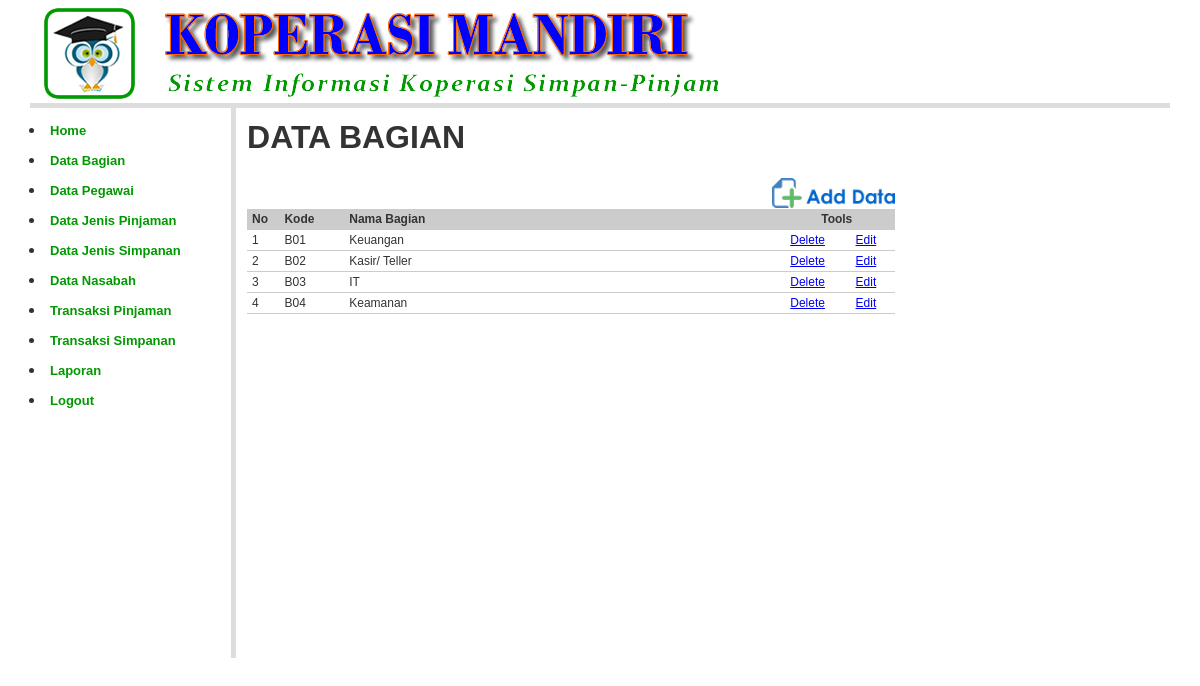
The page /?open=Bagian-Data (signed in) on the database its author committed.
### tables this page shows
CREATE TABLE `bagian` (
  `kd_bagian` char(3) NOT NULL,
  `nm_bagian` varchar(100) NOT NULL
);

### bagian_data.php (the view, shortened to what this page needs)
<?php
include_once "library/inc.connection.php";
?>
<table width="650" border="0" cellpadding="2" cellspacing="1" class="table-border">
  <tr>
    <td width="789" colspan="2"><h1><b>DATA BAGIAN  </b></h1></td>
  </tr>
  <tr>
    <td colspan="2" align="right"><a href="?open=Bagian-Add" target="_self"><img src="images/btn_add_data.png" height="30" border="0"  /></a></td>
  </tr>
  <tr>
    <td colspan="2">
	<table class="table-list" width="100%" border="0" cellspacing="1" cellpadding="3">
      <tr>
        <td width="5%" bgcolor="#CCCCCC"><strong>No</strong></td>
        <td width="10%" bgcolor="#CCCCCC"><strong>Kode</strong></td>
        <td width="67%" bgcolor="#CCCCCC"><strong>Nama Bagian </strong></td>
        <td colspan="2" align="center" bgcolor="#CCCCCC"><strong>Tools</strong></td>
        </tr>
	<?php
	$mySql 	= "SELECT * FROM bagian ORDER BY kd_bagian ASC";
	$myQry 	= mysql_query($mySql, $koneksidb) or die ("Query  salah : ".mysql_error());
	$nomor  = 0;
	while ($myData = mysql_fetch_array($myQry)) {
		$nomor++;
		$Kode = $myData['kd_bagian'];
	?>
      <tr>
        <td> <?php echo $nomor; ?> </td>
        <td> <?php echo $myData['kd_bagian']; ?> </td>
        <td> <?php echo $myData['nm_bagian']; ?> </td>
        <td width="9%" align="center"><a href="?open=Bagian-Delete&Kode=<?php echo $Kode; ?>" target="_self"
			onclick="return confirm('YAKIN INGIN MENGHAPUS DATA BAGIAN INI ... ?')">Delete</a></td>
        <td width="9%" align="center"><a href="?open=Bagian-Edit&Kode=<?php echo $Kode; ?>" target="_self">Edit</a></td>
      </tr>
<?php } ?>
    </table>
	</td>
  </tr>
  <tr>
    <td colspan="2">&nbsp;</td>
  </tr>
</table>

### styles/style.css (style rules this page uses)
body { margin:0px auto 0px; padding:3px; font-family:"Arial"; font-size:12px; color:#333; width:95%; background-position:top; background-color:#fff; }
.table-main td { color: #333; border-collapse: collapse; vertical-align: center; padding: 0px; border:none; }
.table-list { clear: both; text-align: left; border-collapse: collapse; margin: 0px 0px 10px 0px; background:#fff; }
.table-list td { color: #333; font-size:12px; border-color: #fff; border-collapse: collapse; vertical-align: center; padding: 3px 5px; border-bottom:1px #CCCCCC solid; }

### rows shown on the page
bagian: kd_bagian "B01", nm_bagian "Keuangan"
bagian: kd_bagian "B02", nm_bagian "Kasir/ Teller"
bagian: kd_bagian "B03", nm_bagian "IT"
bagian: kd_bagian "B04", nm_bagian "Keamanan"
